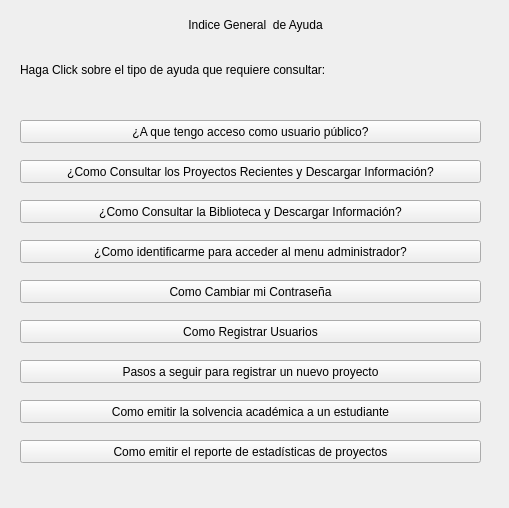
     <widget class="QWidget" name="scrollAreaWidgetContents">
      <property name="geometry">
       <rect>
        <x>0</x>
        <y>0</y>
        <width>509</width>
        <height>508</height>
       </rect>
      </property>
      <property name="minimumSize">
       <size>
        <width>0</width>
        <height>500</height>
       </size>
      </property>
      <widget class="QLabel" name="lblTitulo">
       <property name="geometry">
        <rect>
         <x>10</x>
         <y>9</y>
         <width>491</width>
         <height>31</height>
        </rect>
       </property>
       <property name="text">
        <string>Indice General  de Ayuda</string>
       </property>
       <property name="alignment">
        <set>Qt::AlignCenter</set>
       </property>
      </widget>
      <widget class="QPushButton" name="btnAyudaRegUsuarios">
       <property name="geometry">
        <rect>
         <x>20</x>
         <y>320</y>
         <width>461</width>
         <height>23</height>
        </rect>
       </property>
       <property name="text">
        <string>Como Registrar Usuarios</string>
       </property>
      </widget>
      <widget class="QPushButton" name="btnAyudaCambioClave">
       <property name="geometry">
        <rect>
         <x>20</x>
         <y>280</y>
         <width>461</width>
         <height>23</height>
        </rect>
       </property>
       <property name="text">
        <string>Como Cambiar mi Contraseña</string>
       </property>
      </widget>
      <widget class="QLabel" name="label">
       <property name="geometry">
        <rect>
         <x>20</x>
         <y>60</y>
         <width>361</width>
         <height>20</height>
        </rect>
       </property>
       <property name="frameShape">
        <enum>QFrame::NoFrame</enum>
       </property>
       <property name="frameShadow">
        <enum>QFrame::Plain</enum>
       </property>
       <property name="text">
        <string>Haga Click sobre el tipo de ayuda que requiere consultar:</string>
       </property>
       <property name="openExternalLinks">
        <bool>false</bool>
       </property>
      </widget>
      <widget class="QPushButton" name="btnAyudaPublico">
       <property name="geometry">
        <rect>
         <x>20</x>
         <y>120</y>
         <width>461</width>
         <height>23</height>
        </rect>
       </property>
       <property name="text">
        <string>¿A que tengo acceso como usuario público?</string>
       </property>
      </widget>
      <widget class="QPushButton" name="btnAyudaIdentificarse">
       <property name="geometry">
        <rect>
         <x>20</x>
         <y>240</y>
         <width>461</width>
         <height>23</height>
        </rect>
       </property>
       <property name="text">
        <string>¿Como identificarme para acceder al menu administrador?</string>
       </property>
      </widget>
      <widget class="QPushButton" name="btnAyudaBiblioteca">
       <property name="geometry">
        <rect>
         <x>20</x>
         <y>200</y>
         <width>461</width>
         <height>23</height>
        </rect>
       </property>
       <property name="text">
        <string>¿Como Consultar la Biblioteca y Descargar Información?</string>
       </property>
      </widget>
      <widget class="QPushButton" name="btnAyudaRegProyectos">
       <property name="geometry">
        <rect>
         <x>20</x>
         <y>360</y>
         <width>461</width>
         <height>23</height>
        </rect>
       </property>
       <property name="text">
        <string>Pasos a seguir para registrar un nuevo proyecto</string>
       </property>
      </widget>
      <widget class="QPushButton" name="btnAyudaSolvencias">
       <property name="geometry">
        <rect>
         <x>20</x>
         <y>400</y>
         <width>461</width>
         <height>23</height>
        </rect>
       </property>
       <property name="text">
        <string>Como emitir la solvencia académica a un estudiante</string>
       </property>
      </widget>
      <widget class="QPushButton" name="btnEstadistica">
       <property name="geometry">
        <rect>
         <x>20</x>
         <y>440</y>
         <width>461</width>
         <height>23</height>
        </rect>
       </property>
       <property name="text">
        <string>Como emitir el reporte de estadísticas de proyectos</string>
       </property>
      </widget>
      <widget class="QPushButton" name="btnAyudaProyectoRecientes">
       <property name="geometry">
        <rect>
         <x>20</x>
         <y>160</y>
         <width>461</width>
         <height>23</height>
        </rect>
       </property>
       <property name="text">
        <string>¿Como Consultar los Proyectos Recientes y Descargar Información?</string>
       </property>
      </widget>
     </widget>
